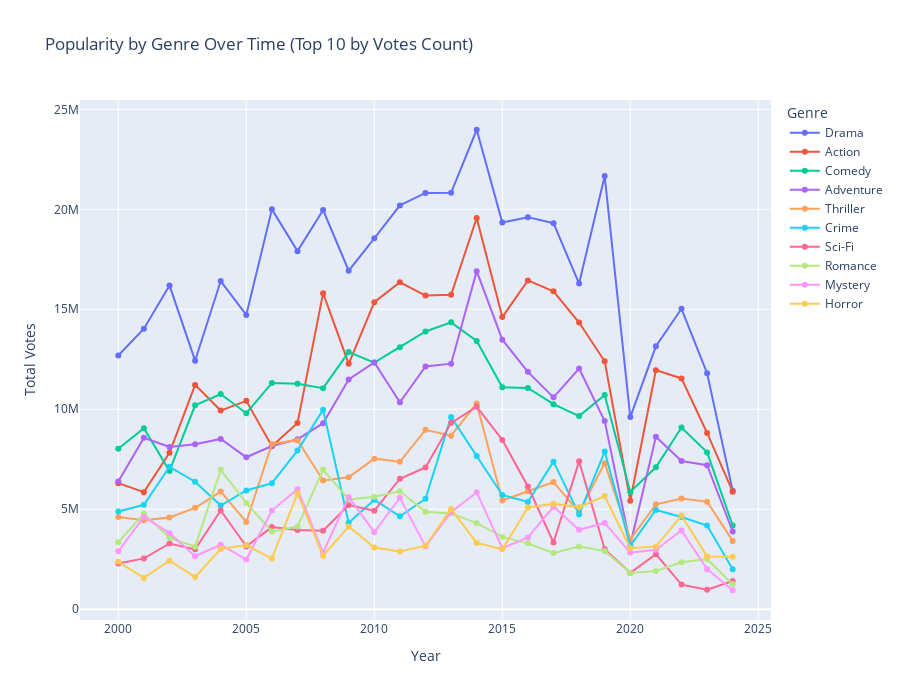

Write notebook code for a chart like this one.
### Markdown cell above
### Popularity Trends

### Code cell
plot_genres_popularity(genre_trends_grouped=trends_df, top_n=10)
